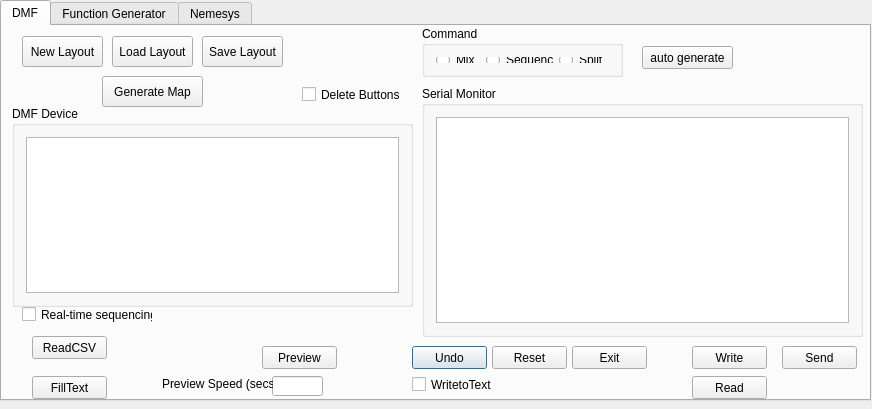
<?xml version="1.0" encoding="UTF-8"?>
<ui version="4.0">
 <class>DMFgui</class>
 <widget class="QDialog" name="DMFgui">
  <property name="geometry">
   <rect>
    <x>0</x>
    <y>0</y>
    <width>872</width>
    <height>409</height>
   </rect>
  </property>
  <property name="windowTitle">
   <string>DMFgui</string>
  </property>
  <widget class="QTabWidget" name="tabs">
   <property name="geometry">
    <rect>
     <x>0</x>
     <y>0</y>
     <width>871</width>
     <height>401</height>
    </rect>
   </property>
   <property name="currentIndex">
    <number>0</number>
   </property>
   <property name="tabBarAutoHide">
    <bool>false</bool>
   </property>
   <widget class="QWidget" name="tab">
    <attribute name="title">
     <string>DMF</string>
    </attribute>
    <widget class="QGroupBox" name="commandGroup">
     <property name="geometry">
      <rect>
       <x>420</x>
       <y>0</y>
       <width>201</width>
       <height>51</height>
      </rect>
     </property>
     <property name="title">
      <string>Command</string>
     </property>
     <layout class="QHBoxLayout" name="horizontalLayout">
      <item>
       <widget class="QRadioButton" name="mixButton">
        <property name="text">
         <string>Mix</string>
        </property>
       </widget>
      </item>
      <item>
       <widget class="QRadioButton" name="sequenceButton">
        <property name="text">
         <string>Sequence</string>
        </property>
       </widget>
      </item>
      <item>
       <widget class="QRadioButton" name="splitButton">
        <property name="text">
         <string>Split</string>
        </property>
       </widget>
      </item>
     </layout>
    </widget>
    <widget class="QGroupBox" name="SerialMonitorGroup">
     <property name="geometry">
      <rect>
       <x>420</x>
       <y>60</y>
       <width>441</width>
       <height>251</height>
      </rect>
     </property>
     <property name="title">
      <string>Serial Monitor</string>
     </property>
     <layout class="QHBoxLayout" name="horizontalLayout_2">
      <item>
       <widget class="QTextEdit" name="textEdit"/>
      </item>
     </layout>
    </widget>
    <widget class="QPushButton" name="UndoButton">
     <property name="geometry">
      <rect>
       <x>410</x>
       <y>320</y>
       <width>75</width>
       <height>23</height>
      </rect>
     </property>
     <property name="text">
      <string>Undo</string>
     </property>
    </widget>
    <widget class="QPushButton" name="resetButton">
     <property name="geometry">
      <rect>
       <x>490</x>
       <y>320</y>
       <width>75</width>
       <height>23</height>
      </rect>
     </property>
     <property name="text">
      <string>Reset</string>
     </property>
    </widget>
    <widget class="QPushButton" name="exitButton">
     <property name="geometry">
      <rect>
       <x>570</x>
       <y>320</y>
       <width>75</width>
       <height>23</height>
      </rect>
     </property>
     <property name="text">
      <string>Exit</string>
     </property>
    </widget>
    <widget class="QPushButton" name="sendButton">
     <property name="geometry">
      <rect>
       <x>780</x>
       <y>320</y>
       <width>75</width>
       <height>23</height>
      </rect>
     </property>
     <property name="text">
      <string>Send</string>
     </property>
    </widget>
    <widget class="QGroupBox" name="groupBox">
     <property name="geometry">
      <rect>
       <x>10</x>
       <y>80</y>
       <width>401</width>
       <height>201</height>
      </rect>
     </property>
     <property name="title">
      <string>DMF Device</string>
     </property>
     <layout class="QVBoxLayout" name="verticalLayout">
      <item>
       <widget class="QGraphicsView" name="graphicsView"/>
      </item>
     </layout>
    </widget>
    <widget class="QPushButton" name="enterButton">
     <property name="geometry">
      <rect>
       <x>100</x>
       <y>50</y>
       <width>101</width>
       <height>31</height>
      </rect>
     </property>
     <property name="text">
      <string>Generate Map</string>
     </property>
    </widget>
    <widget class="QPushButton" name="autogen_Button">
     <property name="geometry">
      <rect>
       <x>640</x>
       <y>20</y>
       <width>91</width>
       <height>23</height>
      </rect>
     </property>
     <property name="text">
      <string>auto generate</string>
     </property>
    </widget>
    <widget class="QPushButton" name="writeButton">
     <property name="geometry">
      <rect>
       <x>690</x>
       <y>320</y>
       <width>75</width>
       <height>23</height>
      </rect>
     </property>
     <property name="text">
      <string>Write</string>
     </property>
    </widget>
    <widget class="QPushButton" name="ReadButton">
     <property name="geometry">
      <rect>
       <x>690</x>
       <y>350</y>
       <width>75</width>
       <height>23</height>
      </rect>
     </property>
     <property name="text">
      <string>Read</string>
     </property>
    </widget>
    <widget class="QCheckBox" name="WritetoTextBox">
     <property name="geometry">
      <rect>
       <x>410</x>
       <y>350</y>
       <width>81</width>
       <height>17</height>
      </rect>
     </property>
     <property name="text">
      <string>WritetoText</string>
     </property>
    </widget>
    <widget class="QLineEdit" name="PreviewSpeedEdit">
     <property name="geometry">
      <rect>
       <x>270</x>
       <y>350</y>
       <width>51</width>
       <height>20</height>
      </rect>
     </property>
    </widget>
    <widget class="QLabel" name="Preview">
     <property name="geometry">
      <rect>
       <x>160</x>
       <y>350</y>
       <width>111</width>
       <height>16</height>
      </rect>
     </property>
     <property name="text">
      <string>Preview Speed (secs)</string>
     </property>
    </widget>
    <widget class="QPushButton" name="PreviewButton">
     <property name="geometry">
      <rect>
       <x>260</x>
       <y>320</y>
       <width>75</width>
       <height>23</height>
      </rect>
     </property>
     <property name="text">
      <string>Preview</string>
     </property>
    </widget>
    <widget class="QCheckBox" name="realTimeBox">
     <property name="geometry">
      <rect>
       <x>20</x>
       <y>280</y>
       <width>131</width>
       <height>17</height>
      </rect>
     </property>
     <property name="text">
      <string>Real-time sequencing</string>
     </property>
    </widget>
    <widget class="QPushButton" name="readCSVButton">
     <property name="geometry">
      <rect>
       <x>30</x>
       <y>310</y>
       <width>75</width>
       <height>23</height>
      </rect>
     </property>
     <property name="text">
      <string>ReadCSV</string>
     </property>
    </widget>
    <widget class="QPushButton" name="fillTextButton">
     <property name="geometry">
      <rect>
       <x>30</x>
       <y>350</y>
       <width>75</width>
       <height>23</height>
      </rect>
     </property>
     <property name="text">
      <string>FillText</string>
     </property>
    </widget>
    <widget class="QPushButton" name="newLayoutButton">
     <property name="geometry">
      <rect>
       <x>20</x>
       <y>10</y>
       <width>81</width>
       <height>31</height>
      </rect>
     </property>
     <property name="text">
      <string>New Layout</string>
     </property>
    </widget>
    <widget class="QPushButton" name="loadLayoutButton">
     <property name="geometry">
      <rect>
       <x>110</x>
       <y>10</y>
       <width>81</width>
       <height>31</height>
      </rect>
     </property>
     <property name="text">
      <string>Load Layout</string>
     </property>
    </widget>
    <widget class="QPushButton" name="saveLayoutButton">
     <property name="geometry">
      <rect>
       <x>200</x>
       <y>10</y>
       <width>81</width>
       <height>31</height>
      </rect>
     </property>
     <property name="text">
      <string>Save Layout</string>
     </property>
    </widget>
    <widget class="QCheckBox" name="DeleteBox">
     <property name="geometry">
      <rect>
       <x>300</x>
       <y>60</y>
       <width>101</width>
       <height>17</height>
      </rect>
     </property>
     <property name="text">
      <string>Delete Buttons</string>
     </property>
    </widget>
   </widget>
   <widget class="QWidget" name="tab_2">
    <attribute name="title">
     <string>Function Generator</string>
    </attribute>
    <widget class="QPushButton" name="Voltage_SendButton">
     <property name="geometry">
      <rect>
       <x>230</x>
       <y>30</y>
       <width>75</width>
       <height>23</height>
      </rect>
     </property>
     <property name="text">
      <string>Send</string>
     </property>
    </widget>
    <widget class="QLineEdit" name="lineEdit">
     <property name="geometry">
      <rect>
       <x>100</x>
       <y>30</y>
       <width>121</width>
       <height>21</height>
      </rect>
     </property>
     <property name="text">
      <string/>
     </property>
    </widget>
    <widget class="QLabel" name="label">
     <property name="geometry">
      <rect>
       <x>30</x>
       <y>30</y>
       <width>121</width>
       <height>21</height>
      </rect>
     </property>
     <property name="text">
      <string>Set Voltage:</string>
     </property>
    </widget>
   </widget>
   <widget class="QWidget" name="tab_3">
    <attribute name="title">
     <string>Nemesys</string>
    </attribute>
    <widget class="QComboBox" name="unitsComboBox">
     <property name="geometry">
      <rect>
       <x>100</x>
       <y>20</y>
       <width>51</width>
       <height>16</height>
      </rect>
     </property>
    </widget>
    <widget class="QLabel" name="label_7">
     <property name="geometry">
      <rect>
       <x>30</x>
       <y>20</y>
       <width>61</width>
       <height>16</height>
      </rect>
     </property>
     <property name="text">
      <string>Volume Units:</string>
     </property>
    </widget>
    <widget class="QPushButton" name="doseButton">
     <property name="geometry">
      <rect>
       <x>10</x>
       <y>180</y>
       <width>51</width>
       <height>23</height>
      </rect>
     </property>
     <property name="text">
      <string>Dose</string>
     </property>
    </widget>
    <widget class="QGroupBox" name="groupBox_2">
     <property name="geometry">
      <rect>
       <x>30</x>
       <y>80</y>
       <width>171</width>
       <height>91</height>
      </rect>
     </property>
     <property name="title">
      <string>Target Values</string>
     </property>
     <widget class="QRadioButton" name="targetVolume">
      <property name="geometry">
       <rect>
        <x>10</x>
        <y>20</y>
        <width>21</width>
        <height>17</height>
       </rect>
      </property>
      <property name="text">
       <string/>
      </property>
     </widget>
     <widget class="QLabel" name="label_5">
      <property name="geometry">
       <rect>
        <x>100</x>
        <y>20</y>
        <width>47</width>
        <height>13</height>
       </rect>
      </property>
      <property name="text">
       <string>Volume</string>
      </property>
     </widget>
     <widget class="QRadioButton" name="targetFlow">
      <property name="geometry">
       <rect>
        <x>10</x>
        <y>50</y>
        <width>21</width>
        <height>17</height>
       </rect>
      </property>
      <property name="text">
       <string/>
      </property>
     </widget>
     <widget class="QLabel" name="label_6">
      <property name="geometry">
       <rect>
        <x>100</x>
        <y>50</y>
        <width>47</width>
        <height>13</height>
       </rect>
      </property>
      <property name="text">
       <string>Flow rate</string>
      </property>
     </widget>
     <widget class="QLineEdit" name="targetVolumeEdit">
      <property name="geometry">
       <rect>
        <x>30</x>
        <y>20</y>
        <width>61</width>
        <height>20</height>
       </rect>
      </property>
     </widget>
     <widget class="QLineEdit" name="targetFlowRateEdit">
      <property name="geometry">
       <rect>
        <x>30</x>
        <y>50</y>
        <width>61</width>
        <height>20</height>
       </rect>
      </property>
     </widget>
    </widget>
    <widget class="QPushButton" name="refillButton">
     <property name="geometry">
      <rect>
       <x>70</x>
       <y>180</y>
       <width>61</width>
       <height>23</height>
      </rect>
     </property>
     <property name="text">
      <string>Refill</string>
     </property>
    </widget>
    <widget class="QPushButton" name="emptyButton">
     <property name="geometry">
      <rect>
       <x>140</x>
       <y>180</y>
       <width>61</width>
       <height>23</height>
      </rect>
     </property>
     <property name="text">
      <string>Empty</string>
     </property>
    </widget>
    <widget class="QGroupBox" name="groupBox_3">
     <property name="geometry">
      <rect>
       <x>270</x>
       <y>60</y>
       <width>151</width>
       <height>121</height>
      </rect>
     </property>
     <property name="title">
      <string>Current Values Dosing Unit 1</string>
     </property>
     <widget class="QLabel" name="label_4">
      <property name="geometry">
       <rect>
        <x>20</x>
        <y>20</y>
        <width>47</width>
        <height>13</height>
       </rect>
      </property>
      <property name="text">
       <string>Volume:</string>
      </property>
     </widget>
     <widget class="QLabel" name="label_8">
      <property name="geometry">
       <rect>
        <x>20</x>
        <y>50</y>
        <width>51</width>
        <height>16</height>
       </rect>
      </property>
      <property name="text">
       <string>Flow rate:</string>
      </property>
     </widget>
     <widget class="QLabel" name="label_9">
      <property name="geometry">
       <rect>
        <x>20</x>
        <y>80</y>
        <width>71</width>
        <height>16</height>
       </rect>
      </property>
      <property name="text">
       <string>Syringe Level:</string>
      </property>
     </widget>
     <widget class="QLineEdit" name="lineEdit_2">
      <property name="geometry">
       <rect>
        <x>70</x>
        <y>20</y>
        <width>71</width>
        <height>20</height>
       </rect>
      </property>
     </widget>
     <widget class="QLineEdit" name="TargetMonitorFlowRate">
      <property name="geometry">
       <rect>
        <x>80</x>
        <y>50</y>
        <width>61</width>
        <height>20</height>
       </rect>
      </property>
     </widget>
     <widget class="QLineEdit" name="TargetMonitorSyringeLevel">
      <property name="geometry">
       <rect>
        <x>90</x>
        <y>80</y>
        <width>51</width>
        <height>20</height>
       </rect>
      </property>
     </widget>
    </widget>
    <widget class="QPushButton" name="OpenButton">
     <property name="geometry">
      <rect>
       <x>260</x>
       <y>20</y>
       <width>91</width>
       <height>23</height>
      </rect>
     </property>
     <property name="text">
      <string>Open NemeSYS</string>
     </property>
    </widget>
    <widget class="QPushButton" name="CloseButton">
     <property name="geometry">
      <rect>
       <x>370</x>
       <y>20</y>
       <width>91</width>
       <height>23</height>
      </rect>
     </property>
     <property name="text">
      <string>Close NemeSYS</string>
     </property>
    </widget>
    <widget class="QLabel" name="label_10">
     <property name="geometry">
      <rect>
       <x>30</x>
       <y>50</y>
       <width>81</width>
       <height>16</height>
      </rect>
     </property>
     <property name="text">
      <string>Flow rate Units</string>
     </property>
    </widget>
    <widget class="QComboBox" name="funitscomboBox">
     <property name="geometry">
      <rect>
       <x>120</x>
       <y>50</y>
       <width>69</width>
       <height>16</height>
      </rect>
     </property>
    </widget>
    <widget class="QLabel" name="label_11">
     <property name="geometry">
      <rect>
       <x>590</x>
       <y>20</y>
       <width>71</width>
       <height>16</height>
      </rect>
     </property>
     <property name="text">
      <string>Dosing Units</string>
     </property>
    </widget>
    <widget class="QComboBox" name="dosingUnitscomboBox">
     <property name="geometry">
      <rect>
       <x>660</x>
       <y>20</y>
       <width>71</width>
       <height>20</height>
      </rect>
     </property>
    </widget>
    <widget class="QPushButton" name="CalibrateButton">
     <property name="geometry">
      <rect>
       <x>480</x>
       <y>20</y>
       <width>81</width>
       <height>23</height>
      </rect>
     </property>
     <property name="text">
      <string>Calibrate</string>
     </property>
    </widget>
    <widget class="QPushButton" name="StopButton">
     <property name="geometry">
      <rect>
       <x>210</x>
       <y>180</y>
       <width>51</width>
       <height>23</height>
      </rect>
     </property>
     <property name="text">
      <string>Stop</string>
     </property>
    </widget>
    <widget class="QRadioButton" name="MButton1">
     <property name="enabled">
      <bool>false</bool>
     </property>
     <property name="geometry">
      <rect>
       <x>290</x>
       <y>210</y>
       <width>71</width>
       <height>31</height>
      </rect>
     </property>
     <property name="text">
      <string>MButton</string>
     </property>
    </widget>
    <widget class="QCheckBox" name="MonitorBox1">
     <property name="geometry">
      <rect>
       <x>290</x>
       <y>190</y>
       <width>81</width>
       <height>17</height>
      </rect>
     </property>
     <property name="text">
      <string>MonitorBox</string>
     </property>
    </widget>
    <widget class="QLineEdit" name="targetRefreshRateEdit">
     <property name="geometry">
      <rect>
       <x>110</x>
       <y>220</y>
       <width>81</width>
       <height>20</height>
      </rect>
     </property>
    </widget>
    <widget class="QLabel" name="label_12">
     <property name="geometry">
      <rect>
       <x>10</x>
       <y>220</y>
       <width>101</width>
       <height>16</height>
      </rect>
     </property>
     <property name="text">
      <string>Refresh Rate (ms):</string>
     </property>
    </widget>
    <widget class="QGroupBox" name="groupBox_4">
     <property name="geometry">
      <rect>
       <x>430</x>
       <y>60</y>
       <width>151</width>
       <height>121</height>
      </rect>
     </property>
     <property name="title">
      <string>Current Values Dosing Unit 2</string>
     </property>
     <widget class="QLabel" name="label_16">
      <property name="geometry">
       <rect>
        <x>20</x>
        <y>20</y>
        <width>47</width>
        <height>13</height>
       </rect>
      </property>
      <property name="text">
       <string>Volume:</string>
      </property>
     </widget>
     <widget class="QLabel" name="label_17">
      <property name="geometry">
       <rect>
        <x>20</x>
        <y>50</y>
        <width>51</width>
        <height>16</height>
       </rect>
      </property>
      <property name="text">
       <string>Flow rate:</string>
      </property>
     </widget>
     <widget class="QLabel" name="label_18">
      <property name="geometry">
       <rect>
        <x>20</x>
        <y>80</y>
        <width>71</width>
        <height>16</height>
       </rect>
      </property>
      <property name="text">
       <string>Syringe Level:</string>
      </property>
     </widget>
     <widget class="QLineEdit" name="lineEdit_4">
      <property name="geometry">
       <rect>
        <x>70</x>
        <y>20</y>
        <width>71</width>
        <height>20</height>
       </rect>
      </property>
     </widget>
     <widget class="QLineEdit" name="TargetMonitorFlowRate2">
      <property name="geometry">
       <rect>
        <x>80</x>
        <y>50</y>
        <width>61</width>
        <height>20</height>
       </rect>
      </property>
     </widget>
     <widget class="QLineEdit" name="TargetMonitorSyringeLevel2">
      <property name="geometry">
       <rect>
        <x>90</x>
        <y>80</y>
        <width>51</width>
        <height>20</height>
       </rect>
      </property>
     </widget>
    </widget>
    <widget class="QGroupBox" name="groupBox_5">
     <property name="geometry">
      <rect>
       <x>590</x>
       <y>60</y>
       <width>151</width>
       <height>121</height>
      </rect>
     </property>
     <property name="title">
      <string>Current Values Dosing Unit 3</string>
     </property>
     <widget class="QLabel" name="label_22">
      <property name="geometry">
       <rect>
        <x>20</x>
        <y>20</y>
        <width>47</width>
        <height>13</height>
       </rect>
      </property>
      <property name="text">
       <string>Volume:</string>
      </property>
     </widget>
     <widget class="QLabel" name="label_23">
      <property name="geometry">
       <rect>
        <x>20</x>
        <y>50</y>
        <width>51</width>
        <height>16</height>
       </rect>
      </property>
      <property name="text">
       <string>Flow rate:</string>
      </property>
     </widget>
     <widget class="QLabel" name="label_24">
      <property name="geometry">
       <rect>
        <x>20</x>
        <y>80</y>
        <width>71</width>
        <height>16</height>
       </rect>
      </property>
      <property name="text">
       <string>Syringe Level:</string>
      </property>
     </widget>
     <widget class="QLineEdit" name="lineEdit_6">
      <property name="geometry">
       <rect>
        <x>70</x>
        <y>20</y>
        <width>71</width>
        <height>20</height>
       </rect>
      </property>
     </widget>
     <widget class="QLineEdit" name="TargetMonitorFlowRate3">
      <property name="geometry">
       <rect>
        <x>80</x>
        <y>50</y>
        <width>61</width>
        <height>20</height>
       </rect>
      </property>
     </widget>
     <widget class="QLineEdit" name="TargetMonitorSyringeLevel3">
      <property name="geometry">
       <rect>
        <x>90</x>
        <y>80</y>
        <width>51</width>
        <height>20</height>
       </rect>
      </property>
     </widget>
    </widget>
    <widget class="QRadioButton" name="MButton2">
     <property name="enabled">
      <bool>false</bool>
     </property>
     <property name="geometry">
      <rect>
       <x>470</x>
       <y>210</y>
       <width>71</width>
       <height>31</height>
      </rect>
     </property>
     <property name="text">
      <string>MButton</string>
     </property>
    </widget>
    <widget class="QCheckBox" name="MonitorBox2">
     <property name="geometry">
      <rect>
       <x>470</x>
       <y>190</y>
       <width>81</width>
       <height>17</height>
      </rect>
     </property>
     <property name="text">
      <string>MonitorBox</string>
     </property>
    </widget>
    <widget class="QRadioButton" name="MButton3">
     <property name="enabled">
      <bool>false</bool>
     </property>
     <property name="geometry">
      <rect>
       <x>640</x>
       <y>210</y>
       <width>71</width>
       <height>31</height>
      </rect>
     </property>
     <property name="text">
      <string>MButton</string>
     </property>
    </widget>
    <widget class="QCheckBox" name="MonitorBox3">
     <property name="geometry">
      <rect>
       <x>640</x>
       <y>190</y>
       <width>81</width>
       <height>17</height>
      </rect>
     </property>
     <property name="text">
      <string>MonitorBox</string>
     </property>
    </widget>
    <zorder>MButton1</zorder>
    <zorder>unitsComboBox</zorder>
    <zorder>label_7</zorder>
    <zorder>doseButton</zorder>
    <zorder>groupBox_2</zorder>
    <zorder>refillButton</zorder>
    <zorder>emptyButton</zorder>
    <zorder>groupBox_3</zorder>
    <zorder>OpenButton</zorder>
    <zorder>CloseButton</zorder>
    <zorder>label_10</zorder>
    <zorder>funitscomboBox</zorder>
    <zorder>label_11</zorder>
    <zorder>dosingUnitscomboBox</zorder>
    <zorder>CalibrateButton</zorder>
    <zorder>StopButton</zorder>
    <zorder>MonitorBox1</zorder>
    <zorder>targetRefreshRateEdit</zorder>
    <zorder>label_12</zorder>
    <zorder>groupBox_4</zorder>
    <zorder>groupBox_5</zorder>
    <zorder>MButton2</zorder>
    <zorder>MonitorBox2</zorder>
    <zorder>MButton3</zorder>
    <zorder>MonitorBox3</zorder>
   </widget>
  </widget>
 </widget>
 <layoutdefault spacing="6" margin="11"/>
 <resources/>
 <connections/>
</ui>
